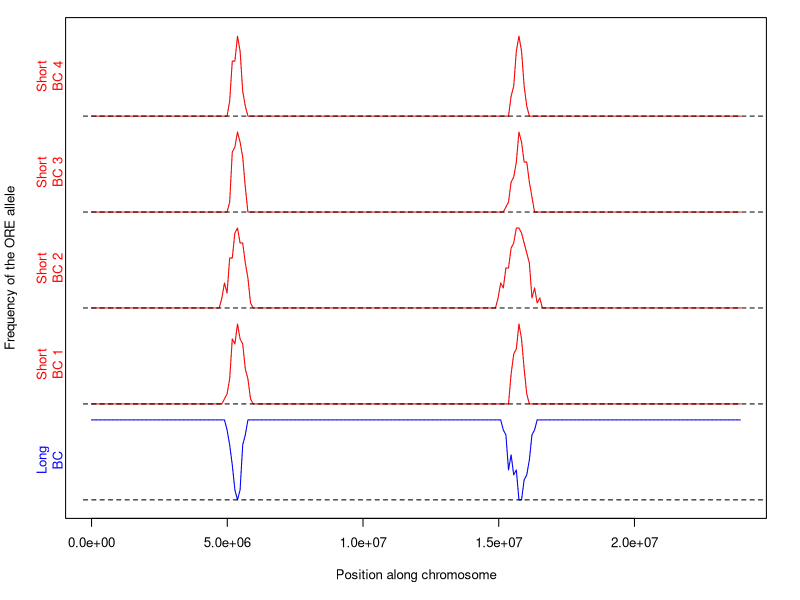

Write the R code that produced this figure.
############################################################################
############################################################################
############################################################################

num.bins <- 250
bin.width <- (120e6 / 5) / num.bins
blank.col <- rep(NA, num.bins)
bc.results <- data.frame(		chrom=rep("2L", num.bins),
								bin=seq(from=1, to=num.bins),
								pos=seq(from=1, by=bin.width, length.out=num.bins),
								bc.short1=blank.col,
								bc.short2=blank.col,
								bc.short3=blank.col,
								bc.short4=blank.col,
								bc.long=blank.col
					    )


simulate.short.results <- function(num.bins, peak.locations, peak.widths) {
	#By default, short backcross lines should have all SAM alleles except for at QTLs
	#Create the baseline results
	short.results <- rep(0, num.bins)
	
	#Now add peaks
	for (c in 1:length(peak.locations)) {
		cur.peak <- peak.locations[c]
		short.results[cur.peak] <- 1
		for (i in 1:peak.widths[c]) {
			cur.freq <- 1 - (i / peak.widths[c])
			sample.size <- 16
			short.results[cur.peak + i] <- rbinom(1, size=sample.size, prob=cur.freq) / sample.size
			short.results[cur.peak - i] <- rbinom(1, size=sample.size, prob=cur.freq) / sample.size
		}
	}
	
	return(short.results)
}

peak.locations <- c(0.23, 0.66) * num.bins
peak.widths <- c(8, 7)

width.mean <- 5
width.sd <- 1.5

bc.results$bc.short1 <- simulate.short.results(num.bins, peak.locations, peak.widths=rnorm(2, mean=width.mean, sd=width.sd))
bc.results$bc.short2 <- simulate.short.results(num.bins, peak.locations, peak.widths=rnorm(2, mean=width.mean, sd=width.sd))
bc.results$bc.short3 <- simulate.short.results(num.bins, peak.locations, peak.widths=rnorm(2, mean=width.mean, sd=width.sd))
bc.results$bc.short4 <- simulate.short.results(num.bins, peak.locations, peak.widths=rnorm(2, mean=width.mean, sd=width.sd))
bc.results$bc.long <- 1 - simulate.short.results(num.bins, peak.locations, peak.widths=rnorm(2, mean=width.mean, sd=width.sd))


############################################################################
############################################################################
############################################################################

# Now do some plotting

##############################################################################
# Important function: does the plotting!
##############################################################################

#Plots a specific backcross line
plot.line <- function(cur.bc, col.name, plot.color, adj.y, side.text, caption.x, sidebar.cex) {
	cur.color <- plot.color
	freq.data <- cur.bc[,c("pos", col.name)]
	colnames(freq.data) <- c("pos", "freq")
	freq.data$freq <- adj.y + freq.data$freq
	lines(freq ~ pos, data=na.omit(freq.data[,c("pos", "freq")]), cex=0.25, col="grey70", lty=3)
	lines(freq ~ pos, data=freq.data, cex=0.5, col=cur.color)
	lines(x=c(-3e5, 3e10), y=c(adj.y, adj.y), lty=2, col="black")
	
	#par(srt=90, cex=sidebar.cex)
	#text(x=caption.x, y=0.5+adj.y, labels=side.text, col=cur.color)
	
	par(srt=90, cex=sidebar.cex)
	mtext(side.text, side=2, at=0.5+adj.y, col=cur.color, cex=sidebar.cex)
}

#Plots all the backcross line data for a particular chromosome region
plot.region <- function(xlim=NULL, gene.cex=0.5, sidebar.cex=0.8) {
	
	y.space <- 1.2
	
	#Long = 0 to 1
	#Short1 = 1.1 to 2.1
	#Short2 = 2.2 to 3.2
	#Short3 = 3.3 to 4.3
	#Short4 = 4.4 to 5.4
	
	if (is.null(xlim)) {
		xlim <- c(0, max(bc.results$pos))
	}
	
	#Set up the plot window
	par(mar=c(5,4,1,2)+0.1, cex=0.8)
	xlab <- paste("Position along chromosome")
	plot(x=NULL, y=NULL, xlim=xlim, ylim=c(0, y.space*4+1), xlab=xlab, ylab="Frequency of the ORE allele", yaxt="n")
	caption.x <- xlim[1] - (xlim[2]-xlim[1])/50

	plot.line(bc.results, "bc.long", "blue", 0, "Long\nBC", caption.x, sidebar.cex)
	plot.line(bc.results, "bc.short1", "red", y.space*1, "Short\nBC 1", caption.x, sidebar.cex)
	plot.line(bc.results, "bc.short2", "red", y.space*2, "Short\nBC 2", caption.x, sidebar.cex)
	plot.line(bc.results, "bc.short3", "red", y.space*3, "Short\nBC 3", caption.x, sidebar.cex)
	plot.line(bc.results, "bc.short4", "red", y.space*4, "Short\nBC 4", caption.x, sidebar.cex)

}

##############################################################################
# Make the plots
##############################################################################

plot.chrom.pdf <- function(filename, width, height, xlim=NULL) {
	pdf(filename, width=width, height=height)
	plot.region(chrom, xlim=xlim)
	dev.off()
}




pdf.width <- 5
pdf.height <- 5


plot.chrom.pdf(file="Mock_results.pdf", pdf.width, pdf.height)